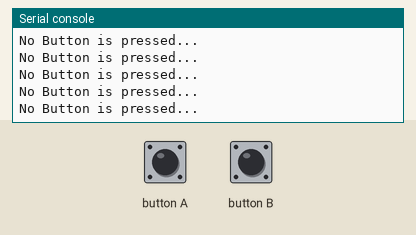
This program was run on a simulated BBC micro:bit running MicroPython. Parts: the last lines printed to the serial console. Inputs (shaded band) come from the test bench.

Above: at 1.2 s.
1.3 s: button A pressed for 0.15 s
At 1.31 s:
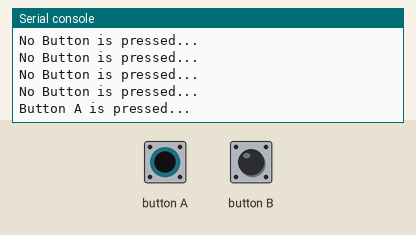
2.9 s: button B pressed for 0.15 s
At 2.92 s:
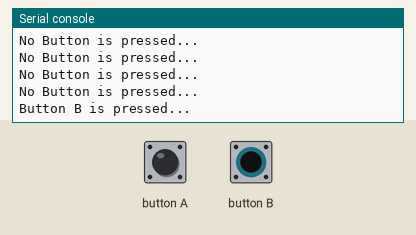

The program:

prog14.py
```python
from microbit import *
'''if not display.is_on():
    display.on()
else:
    print("Display is already on...")
display.clear()
'''
try:
    while True:
        if button_a.is_pressed():
            print("Button A is pressed...")
        elif button_b.is_pressed():
            print("Button B is pressed...")
        else:
            print("No Button is pressed...")
        sleep(100)
except KeyboardInterrupt as e:
    print("Interrupted by the user...")
```

Measured:
- after the input at 1.3 s, the serial console: prints a new line at once (image 1)
- after the input at 2.9 s, the serial console: prints a new line at once (image 2)
